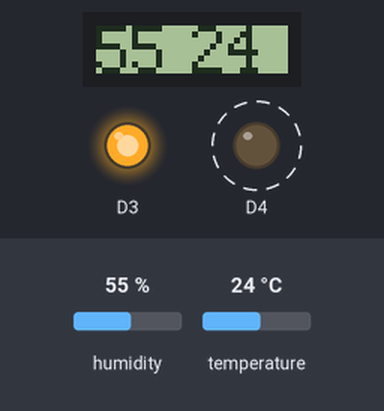
A sketch run on a simulated ESP8266 (NodeMCU). On the bench: 32×8 one-colour display, output pins drawn as LEDs (lit = HIGH). Dashed ring = blinking. Inputs (shaded band) come from the test bench; at power-on: humidity 55 %, temperature 24 °C. WiFi joins after 1.5 s; servers stay silent unless stated; no MQTT or app messages arrive unless stated; what the sketch prints to the serial monitor is not drawn. At 9.3 s the program puts the board to deep sleep or switches it off; the recording ends there.

Above: at 3.4 s.
At 4.4 s:
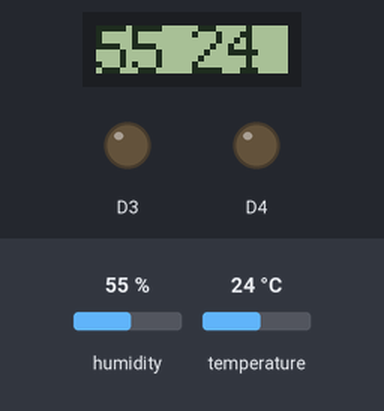
Timing chart, 0 to 5.9 s (numbered marks = the images above):
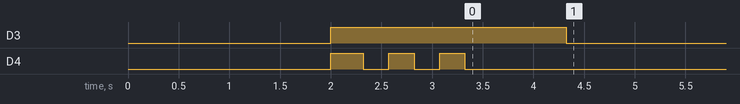

The sketch:

HTU21D_MAX7219.ino
```cpp
/* Sensormodul für Holzwerkstatt.
   Verkabelung ist einfach:
   MAX7219
   VCC: 3.3V
   GND: GND
   DIN: D7 (GPIO13)
   CS:  D8 (GPIO15)
   CLK: D5 (GPIO14)

   HTU21D I2C Temperatur/Feuchte-Sensor
   VCC: 3.3V
   GND: GND
   SCK: D1 (GPIO5)
   SDA: D2 (GPIO4)

   Für Deep-Sleep:
   Brücke zwischen D0 (DPIO16) und Reset
   (Achtung: Zum Laden der Firmware die Brücke entfernen)

*/

#include <ESP8266WiFi.h>
#include <PubSubClient.h>
#include <Arduino.h>
#include <U8g2lib.h>

#include <SPI.h>
#include <Wire.h>
#include "SparkFunHTU21D.h"

#include "wificredentials.h"

HTU21D myHumidity;
float humd;
float temp;


U8G2_MAX7219_32X8_F_4W_SW_SPI u8g2(U8G2_R0, /* clock=*/ D5, /* data=*/ D7, /* cs=*/ D8, /* dc=*/ U8X8_PIN_NONE, /* reset=*/ U8X8_PIN_NONE);

/* Credentials look at wificredentials.h
  const char* ssid = "";
  const char* password = "";
*/

const char* mqtt_server = "192.168.142.1";
const int sleepTimeS = 300;

long lastMsg = 0;
char msg[50];
int value = 0;

WiFiClient espClient;
PubSubClient client(espClient);

void setup() {

  char tmp[8];
  char hmd[8];
  int retries = 0;

  delay(2000);

  pinMode(D3, OUTPUT);
  pinMode(D4, OUTPUT);
  digitalWrite(D3, HIGH);
  digitalWrite(D4, HIGH);
  Serial.begin(115200);
  Serial.println("Hello!");

  client.setServer(mqtt_server, 1883);
  client.setCallback(callback);

  myHumidity.begin();
  humd = myHumidity.readHumidity();
  temp = myHumidity.readTemperature();
  dtostrf(temp, 2, 1, tmp);
  dtostrf(humd, 2, 1, hmd);

  Serial.print("HTU21 Temp: "); Serial.print(temp);
  Serial.print("\t\tHum: "); Serial.println(humd);

  u8g2.begin();
  u8g2.setFont(u8g2_font_profont12_tn);
  //u8g2.setFontDirection(0);
  u8g2.setDisplayRotation(U8G2_R2);
  u8g2.clearBuffer();

  u8g2.setCursor(0, 8);
  u8g2.print(humd, 0);
  u8g2.setCursor(16, 8);
  u8g2.print(temp, 0);

  u8g2.sendBuffer();

  WiFi.begin(ssid, password);
  while (WiFi.status() != WL_CONNECTED && retries < 60) {
    delay(250);
    digitalWrite(D4, LOW);
    Serial.print(".");
    delay(250);
    digitalWrite(D4, HIGH);
    retries++ ;
  }

  if (WiFi.status() == WL_CONNECTED)
  {
    digitalWrite(D4, LOW);
    Serial.println("");
    Serial.println("WiFi connected");
    delay(200);

    reconnect();
    delay(500);

    snprintf (msg, 75, "%s", tmp);
    Serial.print("Publish message: ");
    Serial.println(msg);
    if (!client.publish("glab/holzwerkstatt/sensHTU21Temp", msg)) {
      Serial.println("Publish failed ");
    }
    delay(500);

    snprintf (msg, 75, "%s", hmd);
    Serial.print("Publish message: ");
    Serial.println(msg);
    if (!client.publish("glab/holzwerkstatt/sensHTU21Humd", hmd)) {
      Serial.println("Publish failed ");
    }
    // put your main code here, to run repeatedly:

  }
  else
  {
        Serial.println("WiFi failes");
  }

  delay(4000);
  Serial.println("...deep sleep");
  client.disconnect();
  ESP.deepSleep(sleepTimeS * 1000000, WAKE_RF_DEFAULT);
  delay(100000);

}

void callback(char* topic, byte* payload, unsigned int length) {
  int i;
  Serial.print("Message arrived [");
  Serial.print(topic);
  Serial.print("] ");
  for ( i = 0; i < length; i++) {
    Serial.print((char)payload[i]);
  }
  Serial.println();

  String topicString = String(topic);
  Serial.print("topicString: ");
  Serial.println(topicString);
}

void reconnect() {
  // Loop until we're reconnected
  digitalWrite(D3, HIGH);
  while (!client.connected()) {
    Serial.print("State ");
    Serial.println(client.state());
    Serial.print("Attempting MQTT connection...");
    // Attempt to connect
    if (client.connect("ESP8266Client")) {
      Serial.println("connected");
      // Once connected, publish an announcement...
      client.publish("outTopic", "hello world");
      delay(500);
    } else {
      Serial.print("failed, rc=");
      Serial.print(client.state());
      Serial.println(" try again in 5 seconds");
      // Wait 5 seconds before retrying
      delay(5000);
    }
  }
  digitalWrite(D3, LOW);

}

void loop() {

}
```

wificredentials_template.h
```cpp
const char* ssid = "";
const char* password = "";
```

Measured:
- by itself, D3: LOW → HIGH at 2.0 s, → LOW 2.3 s later
- by itself, D4: alternates HIGH for 0.25 s and LOW for 0.25 s, 6 changes in all, then stays LOW
